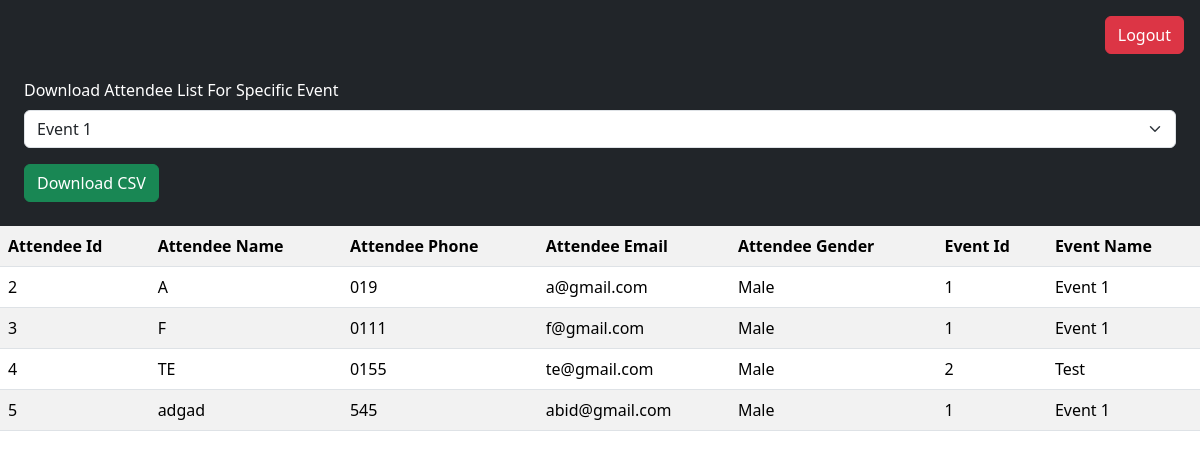
Screenshot of /admindashboard (signed in) with the database file from the repository.
### tables this page shows
CREATE TABLE `attendees` (
  `Attendee_Id` int(255) NOT NULL,
  `Attendee_Name` varchar(255) NOT NULL,
  `Attendee_Phone` varchar(255) NOT NULL,
  `Attendee_Email` varchar(255) NOT NULL,
  `Attendee_Gender` varchar(255) NOT NULL,
  `Event_Id` int(255) NOT NULL
);

CREATE TABLE `events` (
  `Event_Id` int(255) NOT NULL,
  `Event_Name` varchar(255) NOT NULL,
  `Event_Desc` varchar(255) NOT NULL,
  `Event_Date` varchar(255) NOT NULL,
  `Maximum_Capacity` int(255) NOT NULL
);

### admindashboard.php (the view, shortened to what this page needs)
<?php
include "./model/db.php";
$query = "SELECT * FROM events ORDER BY Event_Id ASC";
$result = mysqli_query($conn, $query);
$query2 = "SELECT * FROM attendees, events WHERE attendees.Event_Id=events.Event_Id ORDER BY Attendee_Id ASC";
$result2 = mysqli_query($conn, $query2);
?>
<!DOCTYPE html>
<html lang="en">
<head>
    <link href="https://cdn.jsdelivr.net/npm/bootstrap@5.3.3/dist/css/bootstrap.min.css" rel="stylesheet">
    <link rel="stylesheet" href="./css/style.css">
</head>
<body>
<div class="bg-dark pt-3">
        <a href="./control/adminlogout.php" style="text-decoration: none;"><button class="btn btn-danger d-block ms-auto me-3">Logout</button></a>
    </div>
     <form class="bg-dark text-white p-4" method="post" action="./control/csv.php">
     <div class="mb-3">
                <label for="en" class="form-label">Download Attendee List For Specific Event</label>
                <select class="form-select" name="event" id="event">
                        <?php
                        if ($result->num_rows > 0) {
                            while ($row = $result->fetch_assoc()) {
                                echo "<option value='{$row['Event_Id']}'>{$row['Event_Name']}</option>";
                            }
                        } else {
                            echo "<option value=''>No events found</option>";
                        }
                        ?>
                    </select>
            </div>
            <button type="submit" class="btn btn-success" name="download">Download CSV</button>
    </form>
    <table class="table table-striped">
            <tr>
                <th>Attendee Id</th>
                <th>Attendee Name</th>
                <th>Attendee Phone</th>
                <th>Attendee Email</th>
                <th>Attendee Gender</th>
                <th>Event Id</th>
                <th>Event Name</th>
            </tr>
            <?php
                        if ($result2->num_rows > 0) {
                            while ($row2 = $result2->fetch_assoc()) {
                                echo "<tr>".
                                            "<td>".
                                            $row2["Attendee_Id"].
                                            "</td>".
                                            "<td>".
                                            $row2["Attendee_Name"].
                                            "</td>".
                                            "<td>".
                                            $row2["Attendee_Phone"].
                                            "</td>".
                                            "<td>".
                                            $row2["Attendee_Email"].
                                            "</td>".
                                            "<td>".
                                            $row2["Attendee_Gender"].
                                            "</td>".
                                            "<td>".
                                            $row2["Event_Id"].
                                            "</td>".
                                            "<td>".
                                            $row2["Event_Name"].
                                            "</td>".
                                    "</tr>";
                            }
                        } else {
                            echo "<tr>"."<td>"."No events found"."</td>"."</tr>";
                        }
            ?>
    </table>
</body>
</html>

### rows the page displays
attendees: Attendee_Id "2", Attendee_Name "A", Attendee_Phone "019", Attendee_Email "a@gmail.com", Attendee_Gender "Male", Event_Id.Event_Id "1", Event_Id.Event_Name "Event 1"
attendees: Attendee_Id "3", Attendee_Name "F", Attendee_Phone "0111", Attendee_Email "f@gmail.com", Attendee_Gender "Male", Event_Id.Event_Id "1", Event_Id.Event_Name "Event 1"
attendees: Attendee_Id "4", Attendee_Name "TE", Attendee_Phone "0155", Attendee_Email "te@gmail.com", Attendee_Gender "Male", Event_Id.Event_Id "2", Event_Id.Event_Name "Test"
attendees: Attendee_Id "5", Attendee_Name "adgad", Attendee_Phone "545", Attendee_Email "abid@gmail.com", Attendee_Gender "Male", Event_Id.Event_Id "1", Event_Id.Event_Name "Event 1"

### other values shown
form field event "Event 1"
